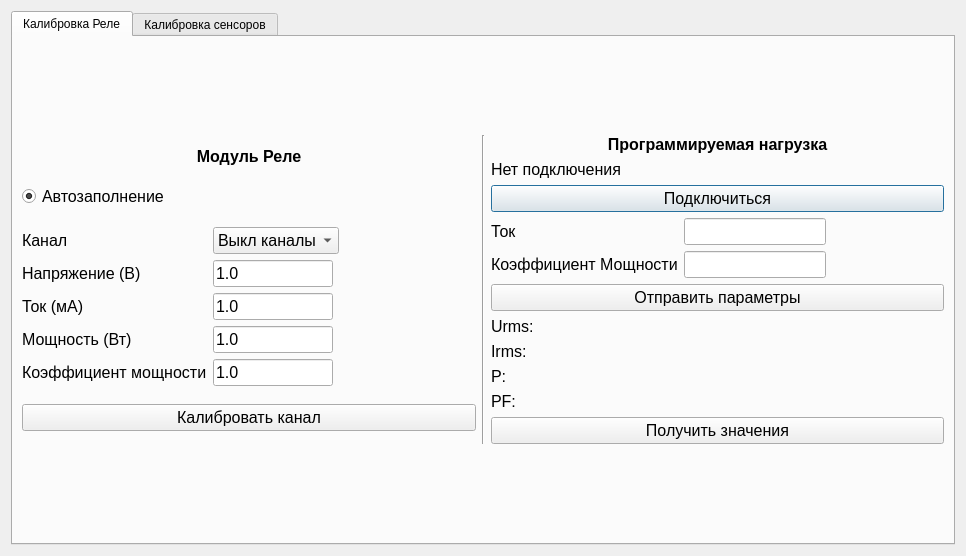
<?xml version="1.0" encoding="UTF-8"?>
<ui version="4.0">
 <class>CalibrateRelayWindow</class>
 <widget class="QDialog" name="CalibrateRelayWindow">
  <property name="geometry">
   <rect>
    <x>0</x>
    <y>0</y>
    <width>966</width>
    <height>556</height>
   </rect>
  </property>
  <property name="windowTitle">
   <string>MainWindow</string>
  </property>
  <layout class="QGridLayout" name="gridLayout_2">
   <item row="0" column="0">
    <layout class="QVBoxLayout" name="verticalLayout">
     <item>
      <widget class="QTabWidget" name="tabWidget">
       <property name="currentIndex">
        <number>0</number>
       </property>
       <widget class="QWidget" name="tab">
        <attribute name="title">
         <string>Калибровка Реле</string>
        </attribute>
        <layout class="QGridLayout" name="gridLayout">
         <item row="0" column="2">
          <layout class="QVBoxLayout" name="loadLayout">
           <item>
            <widget class="QLabel" name="load">
             <property name="sizePolicy">
              <sizepolicy hsizetype="Preferred" vsizetype="Fixed">
               <horstretch>0</horstretch>
               <verstretch>0</verstretch>
              </sizepolicy>
             </property>
             <property name="font">
              <font>
               <pointsize>12</pointsize>
               <bold>true</bold>
              </font>
             </property>
             <property name="text">
              <string>Программируемая нагрузка</string>
             </property>
             <property name="alignment">
              <set>Qt::AlignCenter</set>
             </property>
            </widget>
           </item>
           <item>
            <widget class="QLabel" name="connectionStatus_Load">
             <property name="sizePolicy">
              <sizepolicy hsizetype="Preferred" vsizetype="Fixed">
               <horstretch>0</horstretch>
               <verstretch>0</verstretch>
              </sizepolicy>
             </property>
             <property name="font">
              <font>
               <pointsize>12</pointsize>
              </font>
             </property>
             <property name="text">
              <string>Нет подключения</string>
             </property>
            </widget>
           </item>
           <item>
            <widget class="QPushButton" name="connectButton_Load">
             <property name="font">
              <font>
               <pointsize>12</pointsize>
              </font>
             </property>
             <property name="text">
              <string>Подключиться</string>
             </property>
            </widget>
           </item>
           <item>
            <layout class="QFormLayout" name="inputValuesLayout_Load">
             <property name="sizeConstraint">
              <enum>QLayout::SetDefaultConstraint</enum>
             </property>
             <property name="formAlignment">
              <set>Qt::AlignLeading|Qt::AlignLeft|Qt::AlignTop</set>
             </property>
             <item row="0" column="0">
              <widget class="QLabel" name="current1_Load">
               <property name="font">
                <font>
                 <pointsize>12</pointsize>
                </font>
               </property>
               <property name="text">
                <string>Ток</string>
               </property>
              </widget>
             </item>
             <item row="0" column="1">
              <widget class="QLineEdit" name="currentInput_Load">
               <property name="sizePolicy">
                <sizepolicy hsizetype="Fixed" vsizetype="Fixed">
                 <horstretch>0</horstretch>
                 <verstretch>0</verstretch>
                </sizepolicy>
               </property>
               <property name="font">
                <font>
                 <pointsize>12</pointsize>
                </font>
               </property>
              </widget>
             </item>
             <item row="1" column="0">
              <widget class="QLabel" name="cf1_Load">
               <property name="font">
                <font>
                 <pointsize>12</pointsize>
                </font>
               </property>
               <property name="text">
                <string>Коэффициент Мощности</string>
               </property>
              </widget>
             </item>
             <item row="1" column="1">
              <widget class="QLineEdit" name="cfInput_Load">
               <property name="sizePolicy">
                <sizepolicy hsizetype="Fixed" vsizetype="Fixed">
                 <horstretch>0</horstretch>
                 <verstretch>0</verstretch>
                </sizepolicy>
               </property>
               <property name="font">
                <font>
                 <pointsize>12</pointsize>
                </font>
               </property>
              </widget>
             </item>
             <item row="2" column="0" colspan="2">
              <widget class="QPushButton" name="sendValuesButton_Load">
               <property name="font">
                <font>
                 <pointsize>12</pointsize>
                </font>
               </property>
               <property name="text">
                <string>Отправить параметры</string>
               </property>
              </widget>
             </item>
            </layout>
           </item>
           <item>
            <layout class="QFormLayout" name="valuesLayout_Load">
             <item row="0" column="0">
              <widget class="QLabel" name="voltage_Load">
               <property name="font">
                <font>
                 <pointsize>12</pointsize>
                </font>
               </property>
               <property name="text">
                <string>Urms:</string>
               </property>
              </widget>
             </item>
             <item row="0" column="1">
              <widget class="QLabel" name="voltageValue_Load">
               <property name="font">
                <font>
                 <pointsize>12</pointsize>
                </font>
               </property>
               <property name="text">
                <string/>
               </property>
              </widget>
             </item>
             <item row="1" column="0">
              <widget class="QLabel" name="current2_Load">
               <property name="font">
                <font>
                 <pointsize>12</pointsize>
                </font>
               </property>
               <property name="text">
                <string>Irms: </string>
               </property>
              </widget>
             </item>
             <item row="1" column="1">
              <widget class="QLabel" name="currentValue_Load">
               <property name="font">
                <font>
                 <pointsize>12</pointsize>
                </font>
               </property>
               <property name="text">
                <string/>
               </property>
              </widget>
             </item>
             <item row="2" column="0">
              <widget class="QLabel" name="power_Load">
               <property name="font">
                <font>
                 <pointsize>12</pointsize>
                </font>
               </property>
               <property name="text">
                <string>P: </string>
               </property>
              </widget>
             </item>
             <item row="2" column="1">
              <widget class="QLabel" name="powerValue_Load">
               <property name="font">
                <font>
                 <pointsize>12</pointsize>
                </font>
               </property>
               <property name="text">
                <string/>
               </property>
              </widget>
             </item>
             <item row="3" column="0">
              <widget class="QLabel" name="cf2_Load">
               <property name="font">
                <font>
                 <pointsize>12</pointsize>
                </font>
               </property>
               <property name="text">
                <string>PF: </string>
               </property>
              </widget>
             </item>
             <item row="3" column="1">
              <widget class="QLabel" name="cfValue_Load">
               <property name="font">
                <font>
                 <pointsize>12</pointsize>
                </font>
               </property>
               <property name="text">
                <string/>
               </property>
              </widget>
             </item>
             <item row="4" column="0" colspan="2">
              <widget class="QPushButton" name="getValuesButton_Load">
               <property name="font">
                <font>
                 <pointsize>12</pointsize>
                </font>
               </property>
               <property name="text">
                <string>Получить значения</string>
               </property>
              </widget>
             </item>
            </layout>
           </item>
          </layout>
         </item>
         <item row="0" column="0">
          <layout class="QVBoxLayout" name="relayLayout">
           <item>
            <widget class="QLabel" name="relay">
             <property name="sizePolicy">
              <sizepolicy hsizetype="Preferred" vsizetype="Fixed">
               <horstretch>0</horstretch>
               <verstretch>0</verstretch>
              </sizepolicy>
             </property>
             <property name="maximumSize">
              <size>
               <width>16777215</width>
               <height>16777215</height>
              </size>
             </property>
             <property name="font">
              <font>
               <pointsize>12</pointsize>
               <bold>true</bold>
              </font>
             </property>
             <property name="autoFillBackground">
              <bool>false</bool>
             </property>
             <property name="text">
              <string>Модуль Реле</string>
             </property>
             <property name="alignment">
              <set>Qt::AlignCenter</set>
             </property>
            </widget>
           </item>
           <item>
            <widget class="QRadioButton" name="autoFillButton">
             <property name="font">
              <font>
               <pointsize>12</pointsize>
              </font>
             </property>
             <property name="text">
              <string>Автозаполнение</string>
             </property>
             <property name="checked">
              <bool>true</bool>
             </property>
            </widget>
           </item>
           <item>
            <layout class="QGridLayout" name="calibrateValuseLayout_Relay">
             <item row="2" column="2">
              <widget class="QLabel" name="currentValue_Relay">
               <property name="font">
                <font>
                 <pointsize>12</pointsize>
                </font>
               </property>
               <property name="text">
                <string/>
               </property>
              </widget>
             </item>
             <item row="0" column="0">
              <widget class="QLabel" name="channel_Relay">
               <property name="sizePolicy">
                <sizepolicy hsizetype="Minimum" vsizetype="Minimum">
                 <horstretch>0</horstretch>
                 <verstretch>0</verstretch>
                </sizepolicy>
               </property>
               <property name="font">
                <font>
                 <pointsize>12</pointsize>
                </font>
               </property>
               <property name="text">
                <string>Канал</string>
               </property>
              </widget>
             </item>
             <item row="0" column="1" colspan="2">
              <widget class="QComboBox" name="channelComboBox_Relay">
               <property name="sizePolicy">
                <sizepolicy hsizetype="Fixed" vsizetype="Fixed">
                 <horstretch>0</horstretch>
                 <verstretch>0</verstretch>
                </sizepolicy>
               </property>
               <property name="font">
                <font>
                 <pointsize>12</pointsize>
                </font>
               </property>
               <item>
                <property name="text">
                 <string>Выкл каналы</string>
                </property>
               </item>
               <item>
                <property name="text">
                 <string>Канал 1</string>
                </property>
               </item>
               <item>
                <property name="text">
                 <string>Канал 2</string>
                </property>
               </item>
               <item>
                <property name="text">
                 <string>Канал 3</string>
                </property>
               </item>
              </widget>
             </item>
             <item row="4" column="0">
              <widget class="QLabel" name="cf_Relay">
               <property name="sizePolicy">
                <sizepolicy hsizetype="Fixed" vsizetype="Preferred">
                 <horstretch>0</horstretch>
                 <verstretch>0</verstretch>
                </sizepolicy>
               </property>
               <property name="font">
                <font>
                 <pointsize>12</pointsize>
                </font>
               </property>
               <property name="text">
                <string>Коэффициент мощности</string>
               </property>
              </widget>
             </item>
             <item row="4" column="2">
              <widget class="QLabel" name="cfValue_Relay">
               <property name="font">
                <font>
                 <pointsize>12</pointsize>
                </font>
               </property>
               <property name="text">
                <string/>
               </property>
              </widget>
             </item>
             <item row="2" column="0">
              <widget class="QLabel" name="current_Relay">
               <property name="sizePolicy">
                <sizepolicy hsizetype="Fixed" vsizetype="Preferred">
                 <horstretch>0</horstretch>
                 <verstretch>0</verstretch>
                </sizepolicy>
               </property>
               <property name="font">
                <font>
                 <pointsize>12</pointsize>
                </font>
               </property>
               <property name="text">
                <string>Ток (мА)</string>
               </property>
              </widget>
             </item>
             <item row="2" column="1">
              <widget class="QLineEdit" name="currentInput_Relay">
               <property name="sizePolicy">
                <sizepolicy hsizetype="Fixed" vsizetype="Fixed">
                 <horstretch>0</horstretch>
                 <verstretch>0</verstretch>
                </sizepolicy>
               </property>
               <property name="maximumSize">
                <size>
                 <width>120</width>
                 <height>16777215</height>
                </size>
               </property>
               <property name="font">
                <font>
                 <pointsize>12</pointsize>
                </font>
               </property>
               <property name="text">
                <string>1.0</string>
               </property>
              </widget>
             </item>
             <item row="4" column="1">
              <widget class="QLineEdit" name="cfInput_Relay">
               <property name="sizePolicy">
                <sizepolicy hsizetype="Fixed" vsizetype="Fixed">
                 <horstretch>0</horstretch>
                 <verstretch>0</verstretch>
                </sizepolicy>
               </property>
               <property name="maximumSize">
                <size>
                 <width>120</width>
                 <height>16777215</height>
                </size>
               </property>
               <property name="font">
                <font>
                 <pointsize>12</pointsize>
                </font>
               </property>
               <property name="text">
                <string>1.0</string>
               </property>
              </widget>
             </item>
             <item row="1" column="0">
              <widget class="QLabel" name="voltage_Relay">
               <property name="sizePolicy">
                <sizepolicy hsizetype="Fixed" vsizetype="Preferred">
                 <horstretch>0</horstretch>
                 <verstretch>0</verstretch>
                </sizepolicy>
               </property>
               <property name="font">
                <font>
                 <pointsize>12</pointsize>
                </font>
               </property>
               <property name="text">
                <string>Напряжение (В)</string>
               </property>
              </widget>
             </item>
             <item row="1" column="2">
              <widget class="QLabel" name="voltageValue_Relay">
               <property name="sizePolicy">
                <sizepolicy hsizetype="Preferred" vsizetype="Preferred">
                 <horstretch>0</horstretch>
                 <verstretch>0</verstretch>
                </sizepolicy>
               </property>
               <property name="minimumSize">
                <size>
                 <width>0</width>
                 <height>0</height>
                </size>
               </property>
               <property name="font">
                <font>
                 <pointsize>12</pointsize>
                </font>
               </property>
               <property name="text">
                <string/>
               </property>
              </widget>
             </item>
             <item row="3" column="1">
              <widget class="QLineEdit" name="powerInput_Relay">
               <property name="sizePolicy">
                <sizepolicy hsizetype="Fixed" vsizetype="Fixed">
                 <horstretch>0</horstretch>
                 <verstretch>0</verstretch>
                </sizepolicy>
               </property>
               <property name="maximumSize">
                <size>
                 <width>120</width>
                 <height>16777215</height>
                </size>
               </property>
               <property name="font">
                <font>
                 <pointsize>12</pointsize>
                </font>
               </property>
               <property name="text">
                <string>1.0</string>
               </property>
              </widget>
             </item>
             <item row="3" column="0">
              <widget class="QLabel" name="power_Relay">
               <property name="sizePolicy">
                <sizepolicy hsizetype="Fixed" vsizetype="Preferred">
                 <horstretch>0</horstretch>
                 <verstretch>0</verstretch>
                </sizepolicy>
               </property>
               <property name="font">
                <font>
                 <pointsize>12</pointsize>
                </font>
               </property>
               <property name="text">
                <string>Мощность (Вт)</string>
               </property>
              </widget>
             </item>
             <item row="1" column="1">
              <widget class="QLineEdit" name="voltageInput_Relay">
               <property name="sizePolicy">
                <sizepolicy hsizetype="Minimum" vsizetype="Fixed">
                 <horstretch>0</horstretch>
                 <verstretch>0</verstretch>
                </sizepolicy>
               </property>
               <property name="maximumSize">
                <size>
                 <width>120</width>
                 <height>16777215</height>
                </size>
               </property>
               <property name="font">
                <font>
                 <pointsize>12</pointsize>
                </font>
               </property>
               <property name="text">
                <string>1.0</string>
               </property>
              </widget>
             </item>
             <item row="3" column="2">
              <widget class="QLabel" name="powerValue_Relay">
               <property name="minimumSize">
                <size>
                 <width>0</width>
                 <height>0</height>
                </size>
               </property>
               <property name="font">
                <font>
                 <pointsize>12</pointsize>
                </font>
               </property>
               <property name="text">
                <string/>
               </property>
              </widget>
             </item>
            </layout>
           </item>
           <item>
            <widget class="QPushButton" name="calibrateChannelButton_Relay">
             <property name="font">
              <font>
               <pointsize>12</pointsize>
              </font>
             </property>
             <property name="text">
              <string>Калибровать канал</string>
             </property>
            </widget>
           </item>
          </layout>
         </item>
         <item row="0" column="1">
          <widget class="Line" name="line">
           <property name="orientation">
            <enum>Qt::Vertical</enum>
           </property>
          </widget>
         </item>
        </layout>
       </widget>
       <widget class="QWidget" name="tab_2">
        <attribute name="title">
         <string>Калибровка сенсоров</string>
        </attribute>
       </widget>
      </widget>
     </item>
    </layout>
   </item>
  </layout>
 </widget>
 <resources/>
 <connections/>
</ui>
